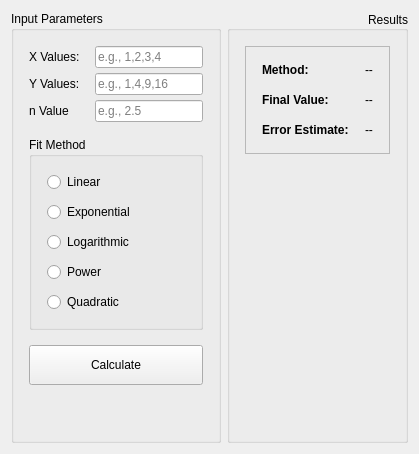
      <widget class="QWidget" name="curveFittingTab">
       <attribute name="title">
        <string>Curve Fitting</string>
       </attribute>
       <layout class="QHBoxLayout" name="horizontalLayout_5">
        <item>
         <widget class="QGroupBox" name="inputGroupBox_5">
          <property name="title">
           <string>Input Parameters</string>
          </property>
          <layout class="QVBoxLayout" name="verticalLayout_14">
           <property name="spacing">
            <number>15</number>
           </property>
           <property name="leftMargin">
            <number>15</number>
           </property>
           <property name="topMargin">
            <number>15</number>
           </property>
           <property name="rightMargin">
            <number>15</number>
           </property>
           <property name="bottomMargin">
            <number>15</number>
           </property>
           <item>
            <layout class="QFormLayout" name="formLayout_9">
             <property name="horizontalSpacing">
              <number>15</number>
             </property>
             <property name="verticalSpacing">
              <number>5</number>
             </property>
             <item row="0" column="0">
              <widget class="QLabel" name="xValuesLabel_2">
               <property name="font">
                <font>
                 <fontweight>Medium</fontweight>
                </font>
               </property>
               <property name="text">
                <string>X Values:</string>
               </property>
              </widget>
             </item>
             <item row="0" column="1">
              <widget class="QLineEdit" name="xValuesLineEdit_2">
               <property name="placeholderText">
                <string>e.g., 1,2,3,4</string>
               </property>
              </widget>
             </item>
             <item row="1" column="0">
              <widget class="QLabel" name="yValuesLabel_2">
               <property name="text">
                <string>Y Values:</string>
               </property>
              </widget>
             </item>
             <item row="1" column="1">
              <widget class="QLineEdit" name="yValuesLineEdit_2">
               <property name="placeholderText">
                <string>e.g., 1,4,9,16</string>
               </property>
              </widget>
             </item>
             <item row="2" column="0">
              <widget class="QLabel" name="interpolateLabel_2">
               <property name="text">
                <string>n Value</string>
               </property>
              </widget>
             </item>
             <item row="2" column="1">
              <widget class="QLineEdit" name="nValuesLineEdit_5">
               <property name="placeholderText">
                <string>e.g., 2.5</string>
               </property>
              </widget>
             </item>
            </layout>
           </item>
           <item>
            <widget class="QGroupBox" name="methodGroupBox_5">
             <property name="title">
              <string>Fit Method</string>
             </property>
             <layout class="QVBoxLayout" name="verticalLayout_15">
              <property name="spacing">
               <number>10</number>
              </property>
              <property name="leftMargin">
               <number>15</number>
              </property>
              <property name="topMargin">
               <number>15</number>
              </property>
              <property name="rightMargin">
               <number>15</number>
              </property>
              <property name="bottomMargin">
               <number>15</number>
              </property>
              <item>
               <widget class="QRadioButton" name="LinearRadioButton">
                <property name="text">
                 <string>Linear</string>
                </property>
                <property name="checked">
                 <bool>false</bool>
                </property>
               </widget>
              </item>
              <item>
               <widget class="QRadioButton" name="ExponentialRadioButton">
                <property name="text">
                 <string>Exponential</string>
                </property>
               </widget>
              </item>
              <item>
               <widget class="QRadioButton" name="LogarithmicRadioButton">
                <property name="text">
                 <string>Logarithmic</string>
                </property>
               </widget>
              </item>
              <item>
               <widget class="QRadioButton" name="PowerRadioButton">
                <property name="text">
                 <string>Power</string>
                </property>
               </widget>
              </item>
              <item>
               <widget class="QRadioButton" name="QuadraticRradioButton">
                <property name="text">
                 <string>Quadratic</string>
                </property>
               </widget>
              </item>
             </layout>
            </widget>
           </item>
           <item>
            <widget class="QPushButton" name="calculateButton_5">
             <property name="minimumSize">
              <size>
               <width>0</width>
               <height>40</height>
              </size>
             </property>
             <property name="text">
              <string>Calculate</string>
             </property>
            </widget>
           </item>
           <item>
            <spacer name="verticalSpacer_5">
             <property name="orientation">
              <enum>Qt::Orientation::Vertical</enum>
             </property>
             <property name="sizeHint" stdset="0">
              <size>
               <width>20</width>
               <height>40</height>
              </size>
             </property>
            </spacer>
           </item>
          </layout>
         </widget>
        </item>
        <item>
         <widget class="QGroupBox" name="outputGroupBox_5">
          <property name="title">
           <string>Results</string>
          </property>
          <property name="alignment">
           <set>Qt::AlignmentFlag::AlignRight|Qt::AlignmentFlag::AlignTrailing|Qt::AlignmentFlag::AlignVCenter</set>
          </property>
          <property name="flat">
           <bool>false</bool>
          </property>
          <layout class="QVBoxLayout" name="verticalLayout_25">
           <property name="spacing">
            <number>15</number>
           </property>
           <property name="leftMargin">
            <number>15</number>
           </property>
           <property name="topMargin">
            <number>15</number>
           </property>
           <property name="rightMargin">
            <number>15</number>
           </property>
           <property name="bottomMargin">
            <number>15</number>
           </property>
           <item>
            <widget class="QFrame" name="resultsFrame_8">
             <property name="frameShape">
              <enum>QFrame::Shape::StyledPanel</enum>
             </property>
             <property name="frameShadow">
              <enum>QFrame::Shadow::Raised</enum>
             </property>
             <layout class="QFormLayout" name="formLayout_27">
              <property name="horizontalSpacing">
               <number>16</number>
              </property>
              <property name="verticalSpacing">
               <number>16</number>
              </property>
              <property name="leftMargin">
               <number>16</number>
              </property>
              <property name="topMargin">
               <number>16</number>
              </property>
              <property name="rightMargin">
               <number>16</number>
              </property>
              <property name="bottomMargin">
               <number>16</number>
              </property>
              <item row="0" column="0">
               <widget class="QLabel" name="methodLabel_8">
                <property name="styleSheet">
                 <string notr="true">font-weight: 600;</string>
                </property>
                <property name="text">
                 <string>Method:</string>
                </property>
               </widget>
              </item>
              <item row="0" column="1">
               <widget class="QLabel" name="methodResultLabel_8">
                <property name="text">
                 <string>--</string>
                </property>
               </widget>
              </item>
              <item row="1" column="0">
               <widget class="QLabel" name="finalYLabel_5">
                <property name="styleSheet">
                 <string notr="true">font-weight: 600;</string>
                </property>
                <property name="text">
                 <string>Final Value:</string>
                </property>
               </widget>
              </item>
              <item row="1" column="1">
               <widget class="QLabel" name="finalYResultLabel_5">
                <property name="text">
                 <string>--</string>
                </property>
               </widget>
              </item>
              <item row="2" column="0">
               <widget class="QLabel" name="errorLabel_8">
                <property name="styleSheet">
                 <string notr="true">font-weight: 600;</string>
                </property>
                <property name="text">
                 <string>Error Estimate:</string>
                </property>
               </widget>
              </item>
              <item row="2" column="1">
               <widget class="QLabel" name="errorResultLabel_8">
                <property name="text">
                 <string>--</string>
                </property>
               </widget>
              </item>
             </layout>
            </widget>
           </item>
           <item>
            <widget class="QCustomPlot" name="plotWidget" native="true">
             <property name="sizePolicy">
              <sizepolicy hsizetype="Expanding" vsizetype="Expanding">
               <horstretch>0</horstretch>
               <verstretch>0</verstretch>
              </sizepolicy>
             </property>
            </widget>
           </item>
          </layout>
         </widget>
        </item>
       </layout>
      </widget>
